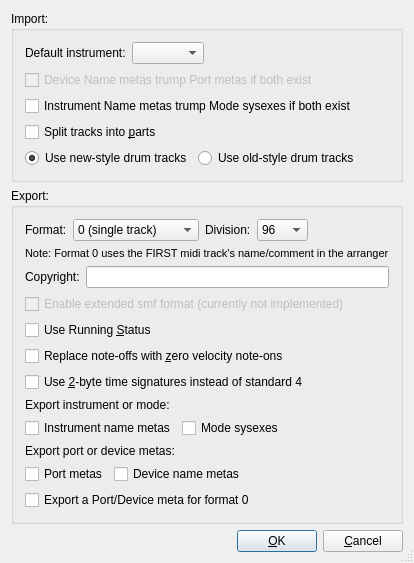
<?xml version="1.0" encoding="UTF-8"?>
<ui version="4.0">
 <class>ConfigMidiFileBase</class>
 <widget class="QDialog" name="ConfigMidiFileBase">
  <property name="geometry">
   <rect>
    <x>0</x>
    <y>0</y>
    <width>391</width>
    <height>549</height>
   </rect>
  </property>
  <property name="windowTitle">
   <string>MusE: Config Midi File Import/Export</string>
  </property>
  <property name="sizeGripEnabled">
   <bool>true</bool>
  </property>
  <layout class="QVBoxLayout" name="verticalLayout_3">
   <item>
    <widget class="QGroupBox" name="midiImportGroupBox">
     <property name="sizePolicy">
      <sizepolicy hsizetype="Preferred" vsizetype="Minimum">
       <horstretch>0</horstretch>
       <verstretch>0</verstretch>
      </sizepolicy>
     </property>
     <property name="title">
      <string>Import:</string>
     </property>
     <layout class="QVBoxLayout" name="verticalLayout">
      <item>
       <layout class="QHBoxLayout" name="horizontalLayout_2">
        <item>
         <widget class="QLabel" name="label">
          <property name="text">
           <string>Default instrument:</string>
          </property>
         </widget>
        </item>
        <item>
         <widget class="QComboBox" name="importDefaultInstr">
          <property name="sizePolicy">
           <sizepolicy hsizetype="Maximum" vsizetype="Fixed">
            <horstretch>0</horstretch>
            <verstretch>0</verstretch>
           </sizepolicy>
          </property>
         </widget>
        </item>
        <item>
         <spacer name="horizontalSpacer">
          <property name="orientation">
           <enum>Qt::Horizontal</enum>
          </property>
          <property name="sizeHint" stdset="0">
           <size>
            <width>164</width>
            <height>20</height>
           </size>
          </property>
         </spacer>
        </item>
       </layout>
      </item>
      <item>
       <widget class="QCheckBox" name="importDevNameMetas">
        <property name="enabled">
         <bool>false</bool>
        </property>
        <property name="text">
         <string>Device Name metas trump Port metas if both exist</string>
        </property>
       </widget>
      </item>
      <item>
       <widget class="QCheckBox" name="importInstrNameMetas">
        <property name="text">
         <string>Instrument Name metas trump Mode sysexes if both exist</string>
        </property>
       </widget>
      </item>
      <item>
       <widget class="QCheckBox" name="splitPartsCheckBox">
        <property name="toolTip">
         <string>Split tracks into parts, or one single part</string>
        </property>
        <property name="text">
         <string>Split tracks into &amp;parts</string>
        </property>
        <property name="shortcut">
         <string>Alt+P</string>
        </property>
       </widget>
      </item>
      <item>
       <layout class="QHBoxLayout" name="horizontalLayout">
        <item>
         <widget class="QRadioButton" name="newDrumsCheckbox">
          <property name="text">
           <string>Use new-style drum tracks</string>
          </property>
          <property name="checked">
           <bool>true</bool>
          </property>
         </widget>
        </item>
        <item>
         <widget class="QRadioButton" name="oldDrumsCheckbox">
          <property name="sizePolicy">
           <sizepolicy hsizetype="Expanding" vsizetype="Fixed">
            <horstretch>0</horstretch>
            <verstretch>0</verstretch>
           </sizepolicy>
          </property>
          <property name="text">
           <string>Use old-style drum tracks</string>
          </property>
         </widget>
        </item>
       </layout>
      </item>
     </layout>
    </widget>
   </item>
   <item>
    <widget class="QGroupBox" name="midiExportGroupBox">
     <property name="sizePolicy">
      <sizepolicy hsizetype="Preferred" vsizetype="Expanding">
       <horstretch>0</horstretch>
       <verstretch>0</verstretch>
      </sizepolicy>
     </property>
     <property name="title">
      <string>Export:</string>
     </property>
     <layout class="QVBoxLayout" name="verticalLayout_2">
      <item>
       <layout class="QHBoxLayout" name="horizontalLayout_3">
        <item>
         <widget class="QLabel" name="textLabel3">
          <property name="sizePolicy">
           <sizepolicy hsizetype="Minimum" vsizetype="Preferred">
            <horstretch>0</horstretch>
            <verstretch>0</verstretch>
           </sizepolicy>
          </property>
          <property name="text">
           <string>Format:</string>
          </property>
          <property name="wordWrap">
           <bool>false</bool>
          </property>
         </widget>
        </item>
        <item>
         <widget class="QComboBox" name="formatCombo">
          <property name="sizePolicy">
           <sizepolicy hsizetype="Maximum" vsizetype="Fixed">
            <horstretch>0</horstretch>
            <verstretch>0</verstretch>
           </sizepolicy>
          </property>
          <item>
           <property name="text">
            <string>0 (single track)</string>
           </property>
          </item>
          <item>
           <property name="text">
            <string>1 (multiple tracks)</string>
           </property>
          </item>
         </widget>
        </item>
        <item>
         <widget class="QLabel" name="textLabel1">
          <property name="text">
           <string>Division:</string>
          </property>
          <property name="wordWrap">
           <bool>false</bool>
          </property>
         </widget>
        </item>
        <item>
         <widget class="QComboBox" name="divisionCombo">
          <property name="sizePolicy">
           <sizepolicy hsizetype="Maximum" vsizetype="Fixed">
            <horstretch>0</horstretch>
            <verstretch>0</verstretch>
           </sizepolicy>
          </property>
          <item>
           <property name="text">
            <string>96</string>
           </property>
          </item>
          <item>
           <property name="text">
            <string>192</string>
           </property>
          </item>
          <item>
           <property name="text">
            <string>384</string>
           </property>
          </item>
         </widget>
        </item>
        <item>
         <spacer name="horizontalSpacer_4">
          <property name="orientation">
           <enum>Qt::Horizontal</enum>
          </property>
          <property name="sizeHint" stdset="0">
           <size>
            <width>40</width>
            <height>20</height>
           </size>
          </property>
         </spacer>
        </item>
       </layout>
      </item>
      <item>
       <widget class="QLabel" name="textLabel4">
        <property name="sizePolicy">
         <sizepolicy hsizetype="Preferred" vsizetype="Maximum">
          <horstretch>0</horstretch>
          <verstretch>0</verstretch>
         </sizepolicy>
        </property>
        <property name="font">
         <font>
          <pointsize>8</pointsize>
         </font>
        </property>
        <property name="text">
         <string>Note: Format 0 uses the FIRST midi track's name/comment in the arranger</string>
        </property>
        <property name="wordWrap">
         <bool>false</bool>
        </property>
       </widget>
      </item>
      <item>
       <layout class="QHBoxLayout" name="horizontalLayout_4">
        <item>
         <widget class="QLabel" name="textLabel2">
          <property name="sizePolicy">
           <sizepolicy hsizetype="Maximum" vsizetype="Preferred">
            <horstretch>0</horstretch>
            <verstretch>0</verstretch>
           </sizepolicy>
          </property>
          <property name="text">
           <string>Copyright:</string>
          </property>
          <property name="wordWrap">
           <bool>false</bool>
          </property>
         </widget>
        </item>
        <item>
         <widget class="QLineEdit" name="copyrightEdit"/>
        </item>
       </layout>
      </item>
      <item>
       <widget class="QCheckBox" name="extendedFormat">
        <property name="enabled">
         <bool>false</bool>
        </property>
        <property name="text">
         <string>Enable extended smf format (currently not implemented)</string>
        </property>
       </widget>
      </item>
      <item>
       <widget class="QCheckBox" name="runningStatus">
        <property name="toolTip">
         <string>Running Status saves space by not 
 repeating event status bytes.
If this is off every event will have a 
 status byte, increasing file size.
</string>
        </property>
        <property name="text">
         <string>Use Running &amp;Status</string>
        </property>
        <property name="shortcut">
         <string>Alt+S</string>
        </property>
       </widget>
      </item>
      <item>
       <widget class="QCheckBox" name="optNoteOffs">
        <property name="toolTip">
         <string>To turn a note off some devices can use 
 note-offs or zero-velocity note-ons or
 both. When used with Running Status 
 this setting saves space. It is safe to 
 leave this off.</string>
        </property>
        <property name="text">
         <string>Replace note-offs with &amp;zero velocity note-ons</string>
        </property>
        <property name="shortcut">
         <string>Alt+Z</string>
        </property>
       </widget>
      </item>
      <item>
       <widget class="QCheckBox" name="twoByteTimeSigs">
        <property name="text">
         <string>Use &amp;2-byte time signatures instead of standard 4</string>
        </property>
        <property name="shortcut">
         <string>Alt+2</string>
        </property>
       </widget>
      </item>
      <item>
       <widget class="QLabel" name="label_2">
        <property name="text">
         <string>Export instrument or mode:</string>
        </property>
        <property name="alignment">
         <set>Qt::AlignLeading|Qt::AlignLeft|Qt::AlignVCenter</set>
        </property>
       </widget>
      </item>
      <item>
       <layout class="QHBoxLayout" name="horizontalLayout_5">
        <item>
         <widget class="QCheckBox" name="exportInstrumentNames">
          <property name="text">
           <string>Instrument name metas</string>
          </property>
         </widget>
        </item>
        <item>
         <widget class="QCheckBox" name="exportModeSysexes">
          <property name="text">
           <string>Mode sysexes</string>
          </property>
         </widget>
        </item>
        <item>
         <spacer name="horizontalSpacer_2">
          <property name="orientation">
           <enum>Qt::Horizontal</enum>
          </property>
          <property name="sizeHint" stdset="0">
           <size>
            <width>40</width>
            <height>20</height>
           </size>
          </property>
         </spacer>
        </item>
       </layout>
      </item>
      <item>
       <widget class="QLabel" name="label_3">
        <property name="text">
         <string>Export port or device metas:</string>
        </property>
        <property name="alignment">
         <set>Qt::AlignLeading|Qt::AlignLeft|Qt::AlignVCenter</set>
        </property>
       </widget>
      </item>
      <item>
       <layout class="QHBoxLayout" name="horizontalLayout_6">
        <item>
         <widget class="QCheckBox" name="exportPortMetas">
          <property name="text">
           <string>Port metas</string>
          </property>
         </widget>
        </item>
        <item>
         <widget class="QCheckBox" name="exportDeviceNameMetas">
          <property name="text">
           <string>Device name metas</string>
          </property>
         </widget>
        </item>
        <item>
         <spacer name="horizontalSpacer_3">
          <property name="orientation">
           <enum>Qt::Horizontal</enum>
          </property>
          <property name="sizeHint" stdset="0">
           <size>
            <width>40</width>
            <height>20</height>
           </size>
          </property>
         </spacer>
        </item>
       </layout>
      </item>
      <item>
       <widget class="QCheckBox" name="exportPortDeviceSMF0">
        <property name="text">
         <string>Export a Port/Device meta for format 0</string>
        </property>
       </widget>
      </item>
     </layout>
    </widget>
   </item>
   <item>
    <spacer name="verticalSpacer">
     <property name="orientation">
      <enum>Qt::Vertical</enum>
     </property>
     <property name="sizeHint" stdset="0">
      <size>
       <width>20</width>
       <height>40</height>
      </size>
     </property>
    </spacer>
   </item>
   <item>
    <layout class="QHBoxLayout">
     <property name="spacing">
      <number>6</number>
     </property>
     <property name="margin">
      <number>0</number>
     </property>
     <item>
      <spacer name="Horizontal Spacing2">
       <property name="orientation">
        <enum>Qt::Horizontal</enum>
       </property>
       <property name="sizeType">
        <enum>QSizePolicy::Expanding</enum>
       </property>
       <property name="sizeHint" stdset="0">
        <size>
         <width>20</width>
         <height>20</height>
        </size>
       </property>
      </spacer>
     </item>
     <item>
      <widget class="QPushButton" name="buttonOk">
       <property name="text">
        <string>&amp;OK</string>
       </property>
       <property name="shortcut">
        <string/>
       </property>
       <property name="autoDefault">
        <bool>true</bool>
       </property>
       <property name="default">
        <bool>true</bool>
       </property>
      </widget>
     </item>
     <item>
      <widget class="QPushButton" name="buttonCancel">
       <property name="text">
        <string>&amp;Cancel</string>
       </property>
       <property name="shortcut">
        <string/>
       </property>
       <property name="autoDefault">
        <bool>true</bool>
       </property>
      </widget>
     </item>
    </layout>
   </item>
  </layout>
 </widget>
 <layoutdefault spacing="6" margin="11"/>
 <resources/>
 <connections>
  <connection>
   <sender>buttonOk</sender>
   <signal>clicked()</signal>
   <receiver>ConfigMidiFileBase</receiver>
   <slot>accept()</slot>
   <hints>
    <hint type="sourcelabel">
     <x>20</x>
     <y>20</y>
    </hint>
    <hint type="destinationlabel">
     <x>20</x>
     <y>20</y>
    </hint>
   </hints>
  </connection>
  <connection>
   <sender>buttonCancel</sender>
   <signal>clicked()</signal>
   <receiver>ConfigMidiFileBase</receiver>
   <slot>reject()</slot>
   <hints>
    <hint type="sourcelabel">
     <x>20</x>
     <y>20</y>
    </hint>
    <hint type="destinationlabel">
     <x>20</x>
     <y>20</y>
    </hint>
   </hints>
  </connection>
 </connections>
</ui>
